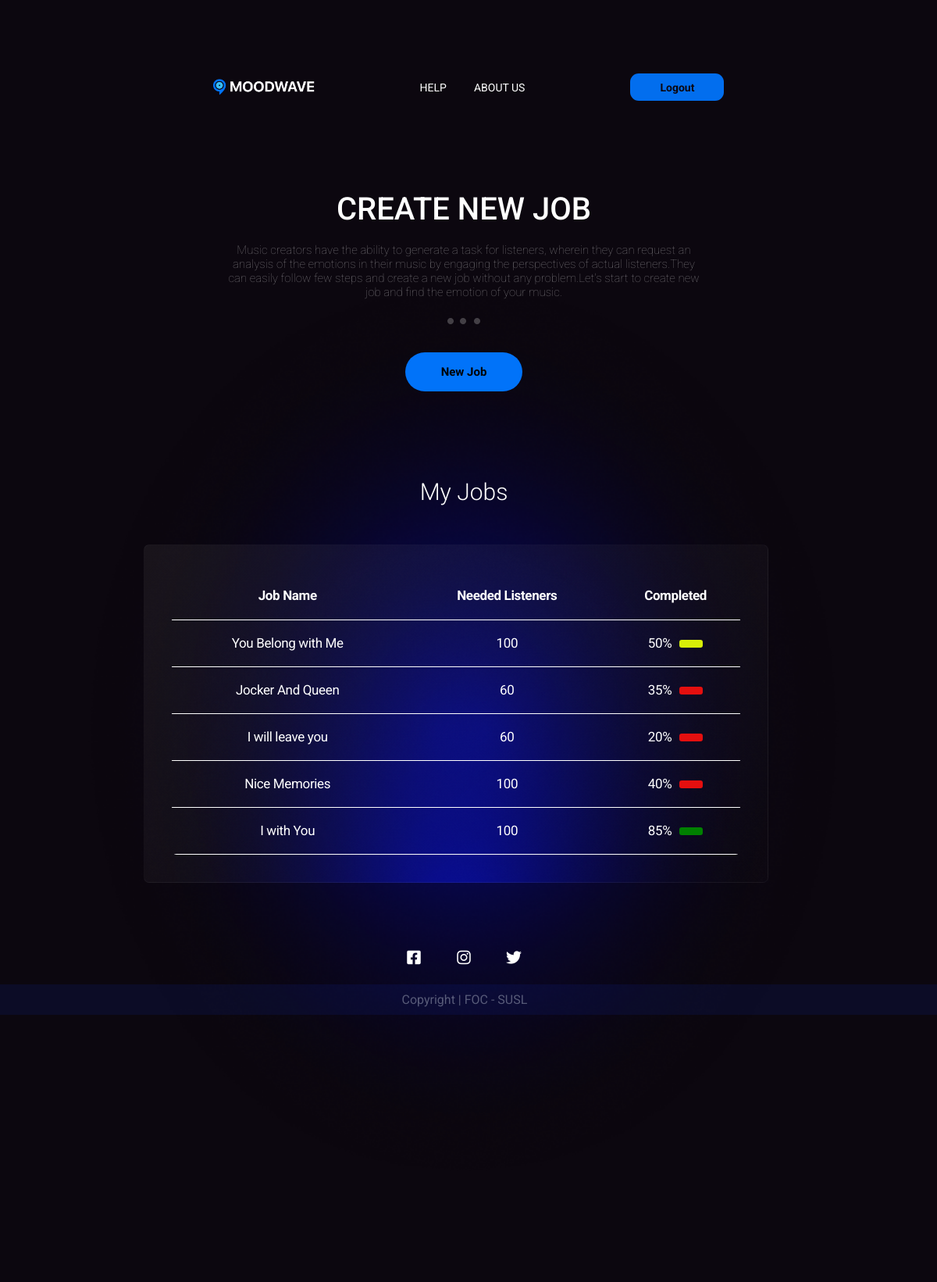
The page /Create_New_Job.php (signed in) on the database its author committed.
### tables this page shows
CREATE TABLE IF NOT EXISTS `jobs` (
  `job_id` int(6) NOT NULL AUTO_INCREMENT,
  `creater_id` int(6) DEFAULT NULL,
  `song_name` varchar(1000) DEFAULT NULL,
  `song_writter` varchar(1000) DEFAULT NULL,
  `singers` varchar(1000) DEFAULT NULL,
  `music` varchar(1000) DEFAULT NULL,
  `workers_need` int(11) DEFAULT NULL,
  `workers_earn` int(11) DEFAULT NULL,
  `completed` int(11) NOT NULL DEFAULT '0',
  `name_on_card` varchar(1000) NOT NULL,
  `card_number` varchar(1000) NOT NULL,
  `expiary` varchar(1000) NOT NULL,
  `cvv` varchar(1000) NOT NULL,
  `total` int(11) DEFAULT NULL,
  `placed_on` varchar(100) DEFAULT NULL,
  PRIMARY KEY (`job_id`)
);

### Create_New_Job.php (the view, shortened to what this page needs)
<?php
@include 'config.php';
$creator_id = $_SESSION['user_id'];
?>
<!DOCTYPE html>
<html lang="en">
  <head>
    <link
      rel="stylesheet"
      href="https://cdnjs.cloudflare.com/ajax/libs/font-awesome/6.4.0/css/all.min.css"
    />
    <link href="https://unpkg.com/aos@2.3.1/dist/aos.css" rel="stylesheet" />
    <link rel="stylesheet" href="css/glass-menu.css" />
    <link rel="stylesheet" href="css/Nevigation.css" />
    <link rel="stylesheet" href="css/Common.css" />
    <link rel="stylesheet" href="css/footer.css" />
    <link rel="stylesheet" href="css/Create_New_Job.css" />
  </head>
  <body id="swup" class="transition-fade">
<form action="" method="POST" enctype="multipart/form-data">
    <center>
      <section class="navigation_section">
        <nav class="Navigation_Bar">
          <ul>
            <li><a id="index" href="#"><img src="images/Logo.png" alt="MoodWave_logo"/></a></li>
            <li class="features"><a id="Need_Help" href="#">HELP</a></li>
            <li><a id="About_us" href="#" class="ABOUT transition-fade" >ABOUT US</a></li>
            <li>
              <button name="logout">Logout</button>
            </li>
          </ul>
        </nav>
      </section>
    </center>
    <br /><br /><br /><br /><br /><br />
    <section class="Land">
      <div class="Main_topic_sides">CREATE NEW JOB</div>
      <div class="Small_topic_sides">
        Music creators have the ability to generate a task for listeners,
        wherein they can request an analysis of the emotions in their music by
        engaging the perspectives of actual listeners.They can easily follow few
        steps and create a new job without any problem.Let's start to create new
        job and find the emotion of your music.<br /><br />
        <img src="images/dots.png" alt="" />
      </div>
      <br /><br /><br />
      <div class="button_holder">
        <div>
          <button class="middle_button_Creator_main" name="post_job">New Job</button>
        </div>
      </div>
      <div class="description">
        <div class="sub_topic_sides">My Jobs</div>
      </div>
<center><div
  class="grit_card_section"
  data-aos="fade-up"
  data-aos-duration="3000"
>
  <div class="card_section">
    <table>
      <tr>
        <th>Job Name</th>
        <th>Needed Listeners</th>
        <th>Completed</th>
      </tr>
      <?php
            $select_jobs = mysqli_query($conn, "SELECT * FROM `jobs` WHERE creater_id='$creator_id'") or die('query failed');
            if(mysqli_num_rows($select_jobs) > 0){
                while($fetch_jobs = mysqli_fetch_assoc($select_jobs)){
            ?>
            <tr>
                <td> <?php echo $fetch_jobs['song_name']; ?></td>
                <td> <?php echo $fetch_jobs['workers_need']; ?></td>
                <td> <?php
                $complete_no=$fetch_jobs['completed'];
                $works=$fetch_jobs['workers_need'];
                $persontage=$complete_no/$works *100;
                if($persontage>75){
                    echo  '<span class="percentage">'.intval($persontage).'%</span><div class="colorcode"></div>';
                }elseif($persontage>45){
                    echo  '<span class="percentage">'.intval($persontage).'%</span><div class="colorcode_yellow"></div>';
                }else{
                    echo  '<span class="percentage">'.intval($persontage).'%</span><div class="colorcode_red"></div>';
                }
                ?></td>
            </tr>
            <?php
                }
            }
            ?>
    </table>
  </div>
</div></center>
      <br /><br /><br /><br />
<div class="container_footer">
  <footer>
    <div class="Icon_bar">
    <a href="#"></a><i class="fab fa-facebook-square"></i></a>
  <a href="#"></a><i class="fab fa-instagram"></i></a>
  <a href="#"></a><i class="fab fa-twitter"></i></a>
  </div>
  </footer>
</div>
<div class="box">Copyright | FOC - SUSL</div>
  </body>
</html>

### CSS/glass-menu.css (style rules this page uses)
* { margin: 0; padding: 0; box-sizing: border-box; font-family: "Roboto", sans-serif; }

### CSS/Nevigation.css (style rules this page uses)
.Navigation_Bar { position: relative; top: 0; z-index: 3; display: inline; align-items: center; justify-content: space-between; padding: 40px 30px; border: 1px solid hsla(0, 0%, 100%, 0); border-radius: 34px; transition: all 0.5s ease-in-out; z-index: -3; }
.navigation_section { margin-top: 50px; z-index: +1; border-radius: 20px; width: 800px; position: fixed; top: 25px; left: 50%; transform: translateX(-50%); transition: width 0.5s ease-out, background 0.5s ease-out, top 0.5s ease-out, border-radius 0.5s ease-out, height 0.5s ease-out; }
.Navigation_Bar img { width: 130px; height: auto; align-items: center; justify-content: center; display: flex; }
.Navigation_Bar ul { list-style-type: none; padding: 0; overflow: hidden; align-items: center; justify-content: center; display: flex; gap: 18px; }
.Navigation_Bar li { float: left; }
.features { padding-left: 117px; padding-right: 17px; cursor: pointer; transition: transform 1 ease-in-out; }
.Navigation_Bar .ABOUT { padding-right: 117px; cursor: pointer; }
.Navigation_Bar li a { display: block; color: white; text-align: center; font-size: 14px; text-decoration: none; font-weight: 400; }
.Navigation_Bar li button { width: 120px; height: 35px; border-radius: 11px; background-color: #026eee; color: #0c070f; border: none; text-decoration: none; font-weight: 700; font-size: 14px; text-align: center; }

### CSS/Common.css (style rules this page uses)
* { font-family: "Roboto", sans-serif; }
body { margin: 0; padding: 0; min-height: 100%; height: 100%; flex-direction: column; background-color: #0c070f; flex-direction: column; overflow-x: hidden; overflow-y: auto; max-width: 100%; }

### CSS/footer.css (style rules this page uses)
.container_footer { width: 105.5%; margin-left: 0%; margin-bottom: 20px; width: 100%; }
footer { color: white; text-align: center; margin: 0; box-sizing: border-box; width: 100%; margin-left: 0%; position: relative; margin-top: auto; }
.Icon_bar I { color: rgb(255, 255, 255); cursor: pointer; list-style-type: none; padding: 0; overflow: hidden; align-items: center; justify-content: center; width: 60px; font-size: 20px; }
.Icon_bar { width: 100%; margin: 0; padding: 0; }
.box { bottom: 0; left: 0; right: 0; background-color: #112daa25; color: rgba(240, 248, 255, 0.336); padding: 10px; padding-left: 0; width: 100%; z-index: 1000; text-align: center; width: 101%; }

### rows shown on the page
jobs: song_name "You Belong with Me", workers_need "100", completed "50"
jobs: song_name "Jocker And Queen", workers_need "60", persontage "35"
jobs: song_name "I will leave you", workers_need "60", persontage "20"
jobs: song_name "Nice Memories", workers_need "100", completed "40"
jobs: song_name "I with You", workers_need "100", completed "85"
